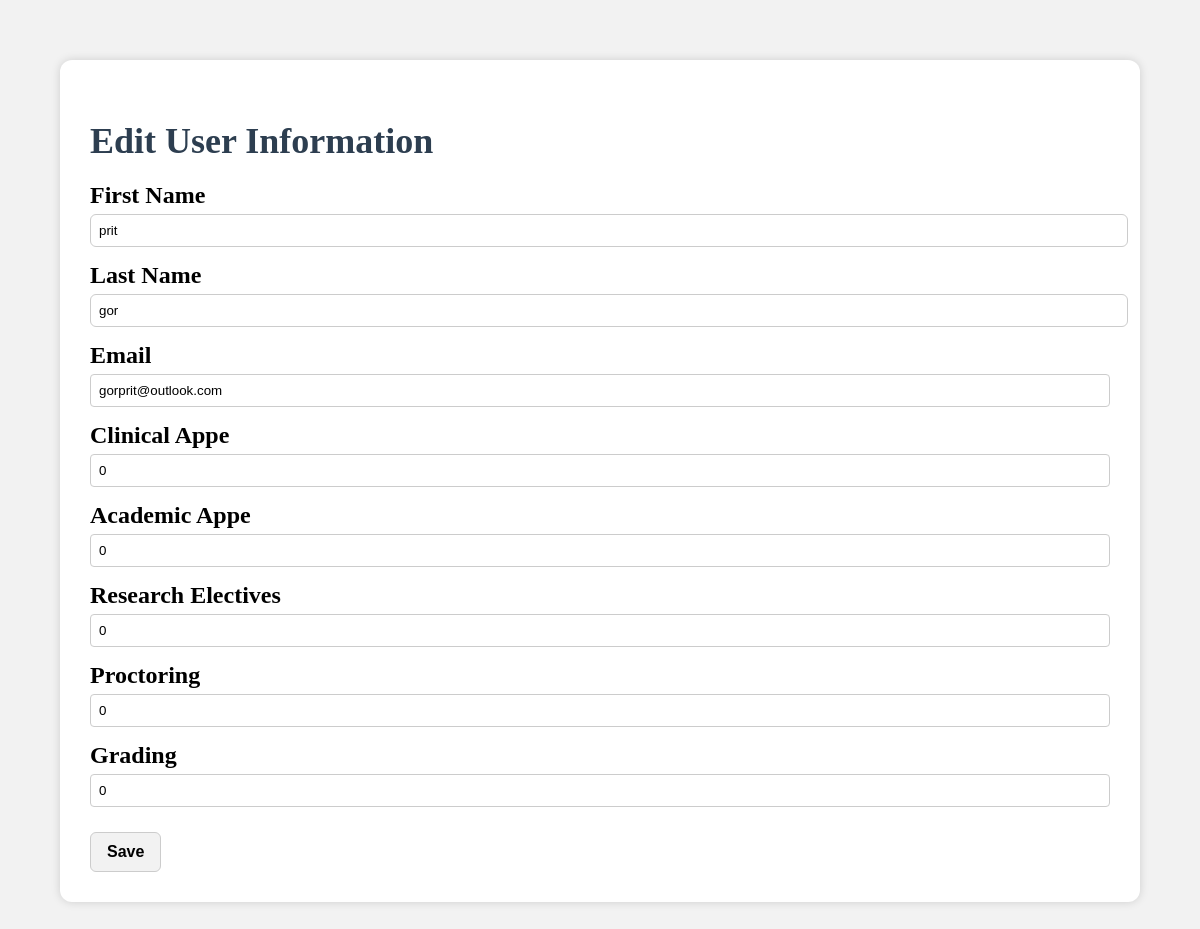
The app's page /edit_user?user_id=2 with its own data.
### Backend/models.py (models this page shows)
class User(db.Model):
    __tablename__ = 'user'
    user_id = db.Column(db.Integer, primary_key=True, autoincrement=True)
    first_name = db.Column(db.String(50), nullable=False)
    last_name = db.Column(db.String(50), nullable=False)
    email = db.Column(db.String(100), nullable=False, unique=True)
    clinical_appe = db.Column(db.Integer, nullable=False, default=0)
    academic_appe = db.Column(db.Integer, nullable=False, default=0)
    total_appe = db.Column(db.Float, nullable=False, default=0.0)
    research_electives = db.Column(db.Integer, nullable=False, default=0)
    proctoring = db.Column(db.Float, nullable=False, default=0.0)
    grading = db.Column(db.Integer, nullable=False, default=0)
    service_id = db.relationship('Course', backref='user', lazy=True)

### Backend/app.py (the view)
@app.route("/edit_user")
def edit_user():
    user_id = request.args.get("user_id")
    user = User.query.get(user_id)
    if not user:
        return "User not found", 404
    return render_template('user_edit.html', user=user)

### Frontend/templates/user_edit.html (shortened to what this page needs)
<!DOCTYPE html>
<html lang="en">
<head>
    <link rel="stylesheet" href="{{ url_for('static', filename='user_info.css') }}">
</head>
<body>
    <div class="container">
        <h2>Edit User Information</h2>
        <form method="POST" action="/update_user/{{ user.user_id }}" id="editUserForm">
            <div class="form-group">
                <label for="first_name">First Name</label>
                <input name="first_name" id="first_name" value="{{ user.first_name }}" required>
            </div>
            <div class="form-group">
                <label for="last_name">Last Name</label>
                <input name="last_name" id="last_name" value="{{ user.last_name }}" required>
            </div>
            <div class="form-group">
                <label for="email">Email</label>
                <input name="email" id="email" type="email" value="{{ user.email }}" required>
            </div>
            <div class="form-group">
                <label for="clinical_appe">Clinical Appe</label>
                <input name="clinical_appe" id="clinical_appe" type="number" value="{{ user.clinical_appe or 0 }}">
            </div>
            <div class="form-group">
                <label for="academic_appe">Academic Appe</label>
                <input name="academic_appe" id="academic_appe" type="number" value="{{ user.academic_appe or 0 }}">
            </div>
            <div class="form-group">
                <label for="research_electives">Research Electives</label>
                <input name="research_electives" id="research_electives" type="number" value="{{ user.research_electives or 0 }}">
            </div>
            <div class="form-group">
                <label for="proctoring">Proctoring</label>
                <input name="proctoring" id="proctoring" type="number" step="0.01" value="{{ user.proctoring or 0 }}">
            </div>
            <div class="form-group">
                <label for="grading">Grading</label>
                <input name="grading" id="grading" type="number" value="{{ user.grading or 0 }}">
            </div>
            <button type="submit">Save</button>
        </form>
    </div>
</body>
</html>

### Frontend/static/user_info.css (style rules this page uses)
body { font-family: 'Merriweather', serif; margin: 20px; padding: 40px; background-color: #f2f2f2; font-size: 1.5rem; }
.container { background-color: white; padding: 30px; border-radius: 12px; box-shadow: 0 0 10px rgba(0,0,0,0.15); width: auto; margin: auto; }
h2 { color: #2d3e50; margin-bottom: 20px; }
.form-group, .section { margin-bottom: 15px; }
label, .label { display: block; font-weight: bold; margin-bottom: 5px; }
input { width: 100%; padding: 8px; border-radius: 6px; border: 1px solid #ccc; }
button { background-color: #f2f2f2; color: black; padding: 10px 16px; border-radius: 6px; font-weight: bold; cursor: pointer; font-size: 16px; margin-top: 10px; border: 1px solid #ccc; }
input[type="number"], input[type="email"], input[type="text"] { width: 100%; padding: 8px; box-sizing: border-box; border-radius: 4px; border: 1px solid #ccc; }

### records on screen
User: first_name "prit", last_name "gor", email "gorprit@outlook.com", clinical_appe "0", academic_appe "0", research_electives "0", proctoring "0", grading "0"
